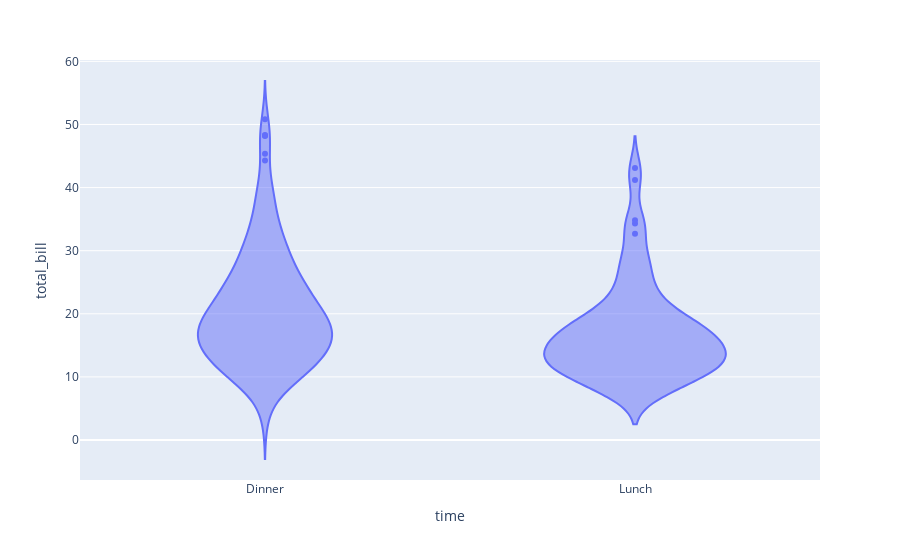

The notebook cell this image was saved under:
### Markdown cell above
# <b>5 <span style='color:#23a9f7'>|</span> Violin Plot</b>
A violin plot depicts distributions of numeric data for one or more groups using density curves. The width of each curve corresponds with the approximate frequency of data points in each region. Densities are frequently accompanied by an overlaid chart type, such as box plot, to provide additional information. - [Chartio](https://chartio.com/learn/charts/violin-plot-complete-guide/)

### Code cell
fig = px.violin(tips, x='time', y="total_bill")
fig.show()

### Figure 1 — Plotly figure (JSON) as saved in the notebook; plotly's stock layout.template omitted (floating-point values rounded to 4 significant figures; data arrays with more than 128 entries replaced by an {"elided": "..."} marker saying what was removed)
{"data": [{"alignmentgroup": "True", "box": {"visible": false}, "hovertemplate": "time=%{x}<br>total_bill=%{y}<extra></extra>", "legendgroup": "", "marker": {"color": "#636efa"}, "name": "", "offsetgroup": "", "orientation": "v", "scalegroup": "True", "showlegend": false, "type": "violin", "x": {"elided": "244 str values"}, "x0": " ", "xaxis": "x", "y": {"elided": "244 float values"}, "y0": " ", "yaxis": "y"}], "layout": {"legend": {"tracegroupgap": 0}, "margin": {"t": 60}, "violinmode": "group", "xaxis": {"anchor": "y", "domain": [0.0, 1.0], "title": {"text": "time"}}, "yaxis": {"anchor": "x", "domain": [0.0, 1.0], "title": {"text": "total_bill"}}}}
